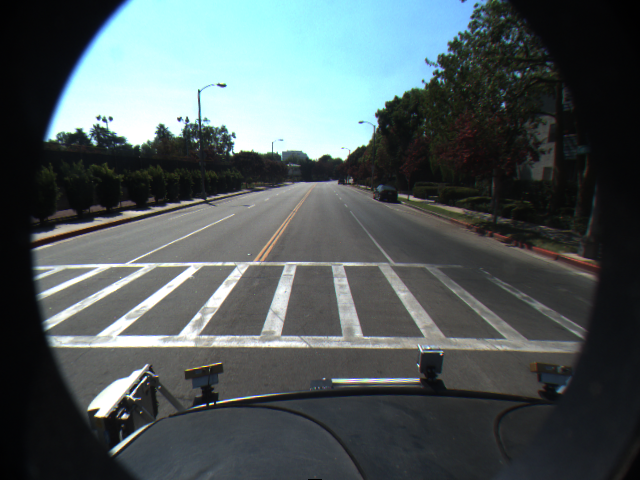
%> input picture road2.png, 640 x 480 px
$ octave main_part2.m   (GNU Octave 9; MATLAB toolbox functions it lacks are replaced by stand-ins)
%> lines starting %> are read from the running program, lines starting %| are printed output that depends on the picture; in (x1, y1, x2, y2) boxes, pixels count from 0 and x2, y2 are one past the last pixel; in counts of white or black regions, pixels touching at a corner belong together; the program's own positions count from 1
image = imread('road2.png');
%> image is the input picture: size 480x640x3 uint8; mean R, G, B 79.7, 90.1, 91.3
grayimage = rgb2gray(image);
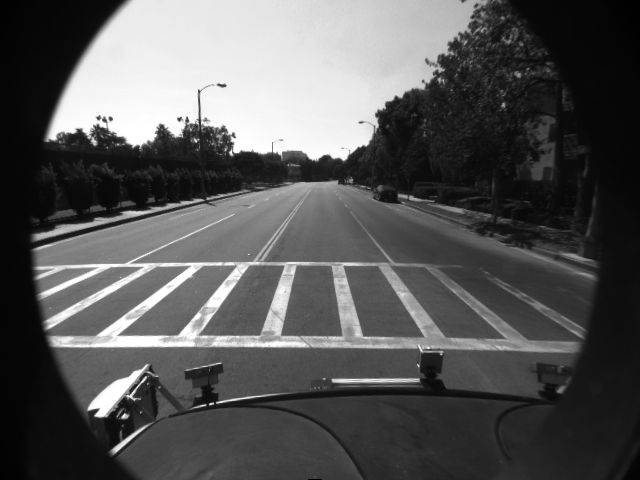
%> grayimage: size 480x640 uint8; min 0, max 255, mean 87.1
grayimage = imgaussfilt(grayimage, 2);
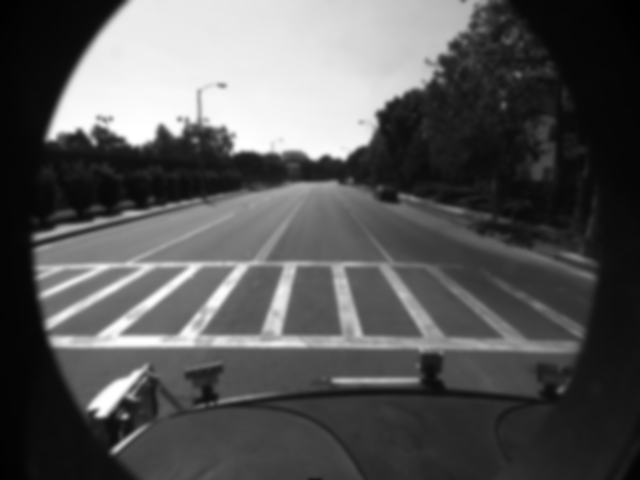
%> grayimage: size 480x640 uint8; min 1, max 255, mean 87.1
grayimage = imsharpen(grayimage, 'Amount', 5);
smthn = imbinarize(grayimage, 'adaptive','Sensitivity', 0.4);
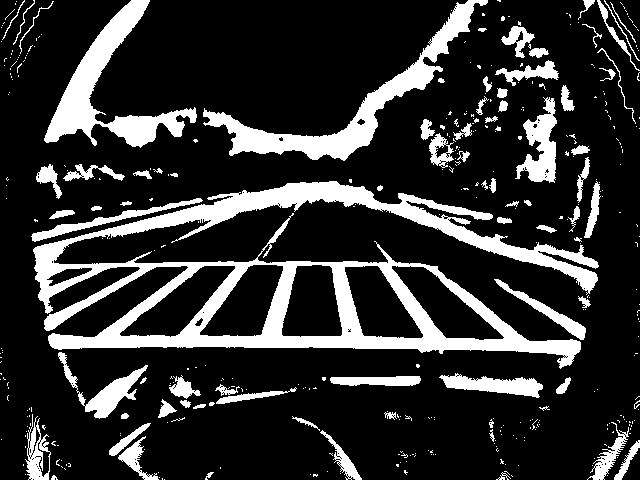
%> smthn: size 480x640 logical; 19.3% white; 404 white regions (324 under 20 px), largest, box (x1, y1, x2, y2) and area: (33, 181, 599, 369) 27424, (203, 0, 488, 161) 6707, (44, 0, 197, 148) 6033
imshow(smthn, []);


% canny edge start
image = imread('road2.png');
grayimage = rgb2gray(image);
output = edge(grayimage, 'canny',[0.05 0.25]);
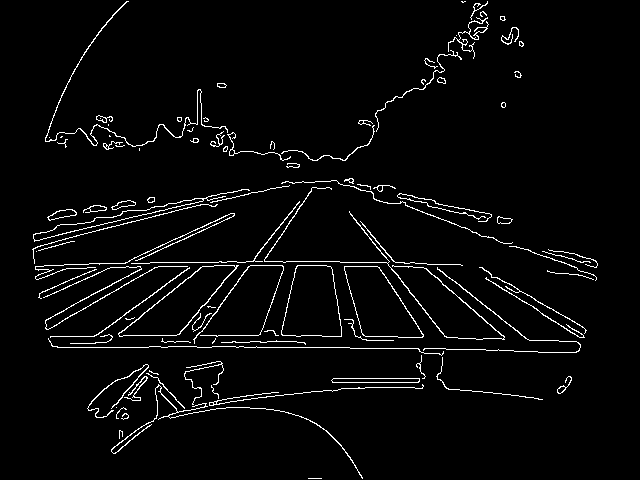
%> output: size 480x640 logical; 3.5% white in thin lines or dots, all inside (x1, y1, x2, y2) = (32, 1, 598, 479)
imshow(output, []);
% canny edge over


%obtained from: https://in.mathworks.com/help/images/hough-transform.html
image = imread('road2.png');
grayimage = rgb2gray(image);
edged = edge(grayimage, 'canny', [0 0.25]);
[houghed, theta, rho] = hough(edged);
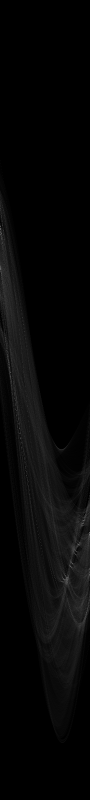
%> houghed: size 1599x180 double (shown at 1/2 size); min 0, max 223, mean 6.8
%> theta = 180 values from -90 to 89; rho = 1599 values from -799 to 799
P = houghpeaks(houghed,25,'threshold',ceil(0.5*max(houghed(:))));
%> P = 13 rows, first 12: [453 1; 1065 180; 1089 157; 1041 168; 470 2; 1156 136; 745 21; 1159 128; 1134 142; 1222 175; 1127 145; 1155 133]
lines = houghlines(edged,theta,rho,P,'FillGap',5,'MinLength',7);
%> lines = 55 lines; longest, point1 to point2 (x, y): (190, 268) to (95, 337), (203, 267) to (119, 335), (245, 348) to (350, 348), (232, 214) to (140, 256), (58, 348) to (149, 348), (395, 272) to (445, 337)
figure, imshow(image), hold on
max_len = 0;
for k = 1:length(lines)
   xy = [lines(k).point1; lines(k).point2];
   plot(xy(:,1),xy(:,2),'LineWidth',2,'Color','green');

   % Plot beginnings and ends of lines
   plot(xy(1,1),xy(1,2),'x','LineWidth',2,'Color','yellow');
   plot(xy(2,1),xy(2,2),'x','LineWidth',2,'Color','red');

   % Determine the endpoints of the longest line segment
   len = norm(lines(k).point1 - lines(k).point2);
   if ( len > max_len)
      max_len = len;
      xy_long = xy;
   end
end
%> this loop made 55 passes
%> (len, max_len, xy_long) on passes 1, 3, 37, 49: (91, 91, [58 348; 149 348]), (105, 105, [245 348; 350 348]), (108.1, 108.1, [203 267; 119 335]), (117.4, 117.4, [190 268; 95 337])
%> (xy, len) on passes 2, 4, 5, 6, 7, 8: ([198 348; 212 348], 14), ([228 262; 237 262], 9), ([247 262; 261 262], 14), ([151 263; 203 263], 52), ([90 264; 126 264], 36), ([132 264; 146 264], 14)
% highlight the longest line segment
plot(xy_long(:,1),xy_long(:,2),'LineWidth',2,'Color','red');
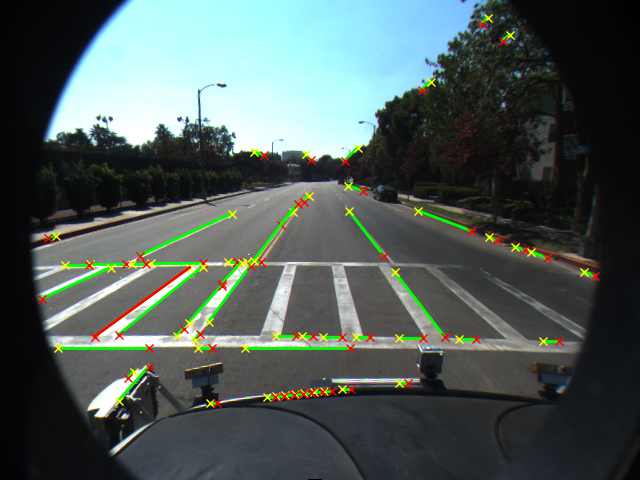
%> figure redrawn from the program's plot data
